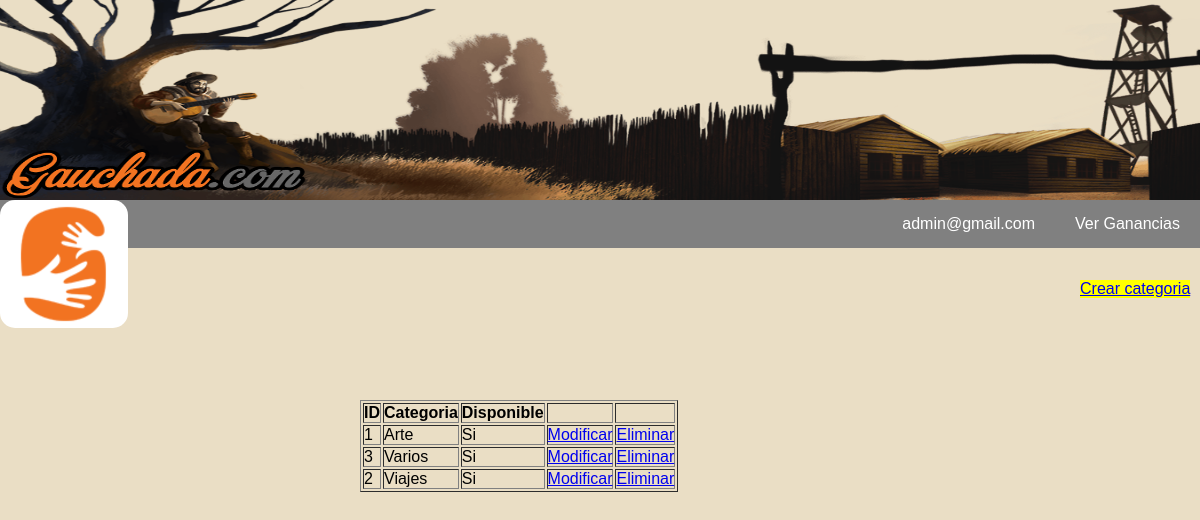
The page /php/admins/categorias.php (signed in) on the database its author committed.
### tables this page shows
CREATE TABLE `categorias` (
  `id_categoria` int(10) NOT NULL,
  `categoria` varchar(20) NOT NULL,
  `Disponible` varchar(2) NOT NULL DEFAULT 'Si'
);

### php/admins/categorias.php (the view, shortened to what this page needs)
<html>
<?php
    include("../menu.php");
?>
<head>
  <link rel="stylesheet" href="/css/perfil.css">
</head>
<body>
<?php
    	$select= "SELECT * FROM categorias ORDER BY categoria";
    	$consulta= mysqli_query($conexion, $select);
?>
		<div id='crear'><a href="/php/admins/categorias/crear.php">Crear categoria</a></div>
		<div id='perfil'>
<?php
			if(!$consulta){
				echo "<h2>No existen categorias creadas</h2>";
			}
			else{
?>
				<table border="1">
				<tr>
					<td><strong>ID</strong></td>
					<td><strong>Categoria</strong></td>
					<td><strong>Disponible</strong></td>
					<td><strong></strong></td>
					<td><strong></strong></td>
				</tr>
	<?php
		    	while($categoria= mysqli_fetch_array($consulta)){
		    		echo "<tr>";
			    		echo "<td>".$categoria['id_categoria']."</td>";
			    		$cateid= $categoria['id_categoria'];
			    		echo "<td>".$categoria['categoria']."</td>";
			    		echo "<td>".$categoria['Disponible']."</td>";
	?>
						<td><a href="/php/admins/categorias/modificar.php?id=<?php echo $cateid ?>">Modificar</a></td>
						<td><a onclick="return confirm('Esta seguro que desea eliminar esta categoria?')" href="/php/admins/categorias/eliminar.php?id=<?php echo $cateid ?>">Eliminar</a></td>
	<?php
		    		echo "</tr>";
		    	}
	?>
				</table>
<?php
			}
?>
		</div>
</body>
</html>

### php/menu.php (shortened to what this page needs)
<head>
    <link rel="stylesheet" href="/css/menu.css">
</head>
<header>
    <IMG class="banner" SRC="/img/ban1(new).jpg">
    <a href="/index.php"><IMG class="logo" SRC="/img/logo.png"></a>
    <nav class="menu">
        <ul class= "accesos">
            <?php
                include('conexion.php');
                if(isset($_SESSION['estado']) && $_SESSION['estado']=='logeado'){
                    if(isset($_SESSION['usuario'])){
                        $userid = $_SESSION['usuario'];
                        $conuser = "SELECT * FROM usuarios WHERE id_usuario='$userid'";
                        $resuser = mysqli_query($conexion, $conuser);
                        $varuser= mysqli_fetch_assoc($resuser);
                ?>
                        <li class='submenu'><a href="/php/usuarios/miperfil.php"><?php echo $varuser['email']; ?></a>
                            <ul>
                                <li><a href="/php/usuarios/cerrar.php">Salir</a>
                            </ul>
                        </li>
                        <li><a href="/php/comprar.php?usid=<?php echo $userid; ?>">Comprar Creditos</a></li>
                <?php
                    }
                    else{
                        $userid = $_SESSION['admin'];
                        $conuser = "SELECT * FROM admins WHERE id_admin='$userid'";
                        $resuser = mysqli_query($conexion, $conuser);
                        $varuser= mysqli_fetch_assoc($resuser);
                ?>
                        <li class='submenu'><a href="/php/admins/perfil.php?usid=<?php echo $userid; ?>"><?php echo $varuser['email']; ?></a>
                        </li>
                        <li><a href="/php/admins/ganancias.php">Ver Ganancias</a></li>
                <?php
                    }
                }
                else { ?>
                    <li><a href="/php/usuarios/iniciar.php">Ingresar</a></li>
                    <li><a href="/php/usuarios/registro.php">Registrarse</a></li>
            <?php  }
            ?>
        </ul>
    </nav>
</header>

### css/menu.css (style rules this page uses)
body { background: #EADEC5; }
* { margin:0; padding:0; box-sizing: border-box; font-family: sans-serif; }
.banner { position: absolute; top: 0px; width: 100%; height: 200px; }
.menu { position: absolute; background: grey; top: 200px; width: 100%; }
.logo { position: absolute; top:200px; background: white; border-radius: 15px; left: 0px; z-index: 10; }
.menu ul { float: right; background: grey; display: flex; list-style: none; }
.menu a { display: block; padding: 15px 20px; color: #fff; text-decoration: none; }

### css/perfil.css (style rules this page uses)
#perfil { position: absolute; top: 50%; left: 30%; font-size: 45px; }
#crear { position: absolute; top: 280px; left:90%; background: yellow; text-decoration: none; }

### rows shown on the page
categorias: id_categoria "1", categoria "Arte", Disponible "Si"
categorias: id_categoria "3", categoria "Varios", Disponible "Si"
categorias: id_categoria "2", categoria "Viajes", Disponible "Si"

### other values the page prints
$varuser['email'] "admin@gmail.com"
